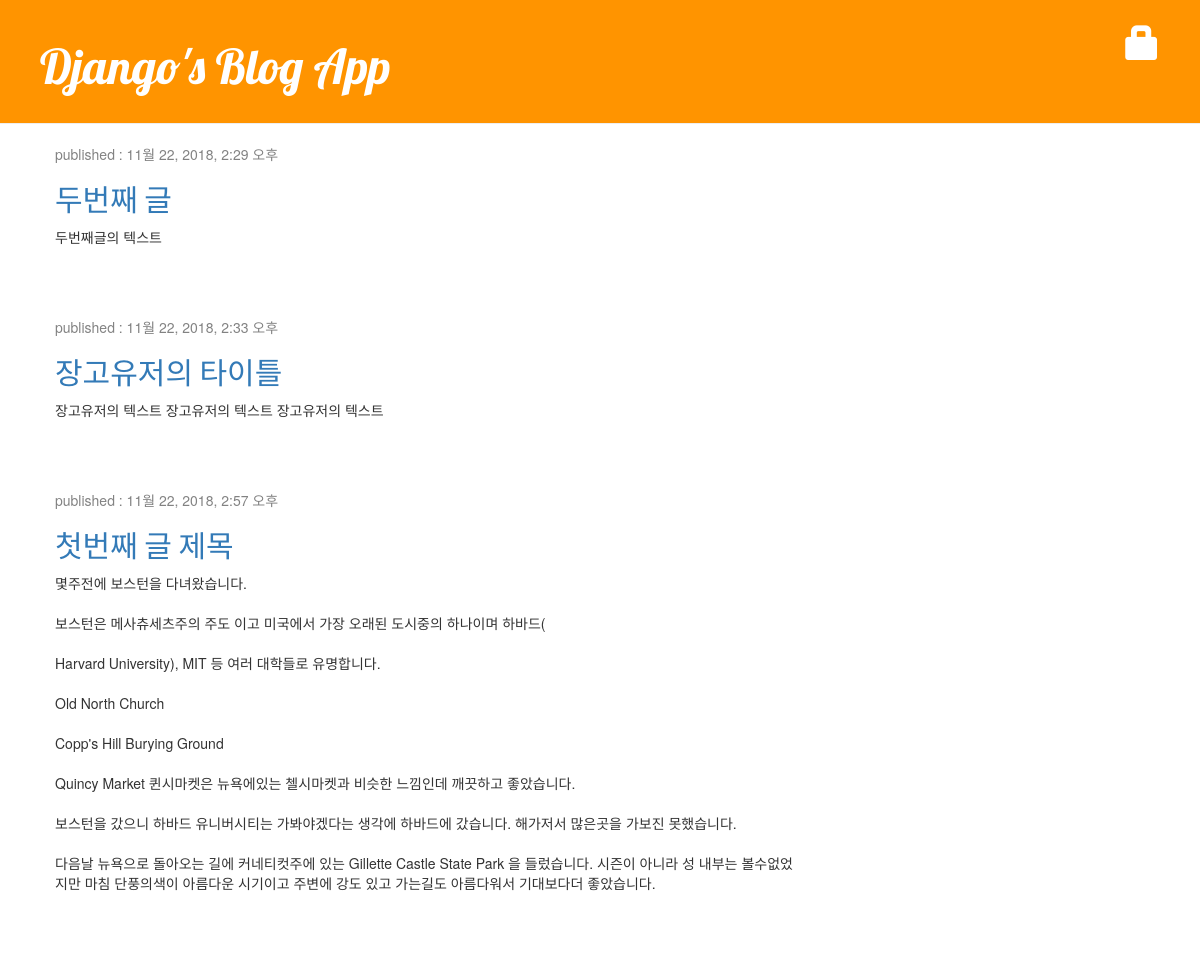
The page / on the database its author committed.
### blog/models.py (models this page shows, shortened)
class Post(models.Model):
    author = models.ForeignKey('auth.User',on_delete=models.CASCADE)
    title = models.CharField(max_length=200,validators=[min_length_3_validator])
    text = models.TextField()
    created_date = models.DateTimeField(default=timezone.now())
    published_date = models.DateTimeField(blank=True,null=True)

### blog/views.py (the view)
# urls.py: url(r'^$',views.post_list,name='post_list'),
def post_list(request):
    posts = Post.objects.filter(published_date__lte=timezone.now()).\
        order_by('published_date')
    return render(request,'blog/post_list.html',{'posts_key':posts})

### blog/templates/blog/post_list.html
{% extends 'blog/base.html' %}
{% block content %}
    {% for post in posts_key %}
        <div class="post">
            <p class="date">published : {{post.published_date}}</p>
            <h2><a href="{% url 'post_detail' pk=post.pk %}">{{post.title}}</a></h2>
            <p>
                {{post.text|linebreaksbr}}
            </p>
        </div>
    {% empty %}
        <p>게시글이 존재하지 않습니다.</p>
    {% endfor %}
{% endblock %}

### blog/templates/blog/base.html (shortened to what this page needs)
<!DOCTYPE html>
{% load static %}
<html lang="en">
<head>
    <link rel="stylesheet" href="//maxcdn.bootstrapcdn.com/bootstrap/3.2.0/css/bootstrap.min.css">
    <link rel="stylesheet" href="//maxcdn.bootstrapcdn.com/bootstrap/3.2.0/css/bootstrap-theme.min.css">
    <link rel="stylesheet" href="{% static 'css/blog.css' %}">
</head>
<body>
<div class="page-header">
    {% if user.is_authenticated %}
        <a href="{% url 'post_new' %}" class="top-menu">
        <span class="glyphicon glyphicon-plus"></span></a>
        <p class="top-menu">Hello {{ user.username }}
            <small>(<a href="{% url 'logout' %}?next={{request.path}}">Log out</a>)</small></p>
    {% else %}
        <a href="{% url 'login' %}" class="top-menu">
        <span class="glyphicon glyphicon-lock"></span></a>
    {% endif %}
    <h1><a href="/">Django's Blog App</a></h1>
</div>
<div class="content container">
    <div class="row">
        <div class="col-md-8">
            {% block content %}
            {% endblock %}
        </div>
    </div>
</div>
</body>
</html>

### blog/static/css/blog.css (style rules this page uses)
.page-header { background-color: #ff9400; margin-top: 0; padding: 20px 20px 20px 40px; }
.page-header h1, .page-header h1 a, .page-header h1 a:visited, .page-header h1 a:active { color: #ffffff; font-size: 36pt; text-decoration: none; }
.content { margin-left: 40px; }
h1, h2, h3, h4 { font-family: 'Lobster', cursive; }
.date { color: #828282; }
.top-menu, .top-menu:hover, .top-menu:visited { color: #ffffff; float: right; font-size: 26pt; margin-right: 20px; }
.post { margin-bottom: 70px; }

### rows shown on the page
Post: published_date "11월 22, 2018, 2:29 오후", title "두번째 글", text "두번째글의 텍스트"
Post: published_date "11월 22, 2018, 2:33 오후", title "장고유저의 타이틀", text "장고유저의 텍스트 장고유저의 텍스트 장고유저의 텍스트"
Post: published_date "11월 22, 2018, 2:57 오후", title "첫번째 글 제목", text "몇주전에 보스턴을 다녀왔습니다. 보스턴은 메사츄세츠주의 주도 이고 미국에서 가장 오래된 도시중의 하나이며 하바드( Harvard University), MIT 등 여러 대학들로 유명합니다. Old North Church Copp's Hill Burying Ground Quincy Market 퀸시마켓은 뉴욕에있는 첼시마켓과 비슷한 느낌인데 깨끗하고 좋았습니다. 보스턴을 갔으니 하바드 유니버시티는 가봐야겠다는 생각에 하바드에 갔습니다. 해가저서 많은곳을 가보진 못했습니다. 다음날 뉴욕으로 돌아오는 길에 커네티컷주에 있는 Gillette Castle State Park 을 들렀습니다. 시즌이 아니라 성 내부는 볼수없었지만 마침 단풍의색이 아름다운 시기이고 주변에 강도 있고 가는길도 아름다워서 기대보다더 좋았습니다."
